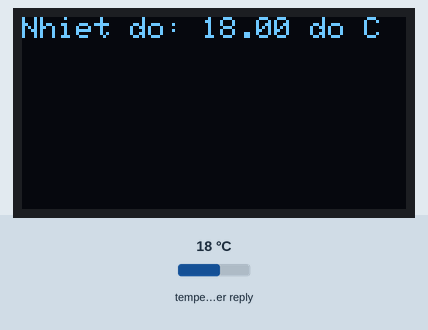
A sketch run on a simulated ESP32. On the bench: 128×64 one-colour display. The test bench sets the inputs (shaded band); at power-on: temperature in the weather reply 18 °C. WiFi joins after 1.5 s; servers stay silent unless stated; web services answer with replies made up by the test bench; what the sketch prints to the serial monitor is not drawn.

Above: at 4.7 s.
4.8 s: temperature in the weather reply set to -14 °C
At 15.1 s:
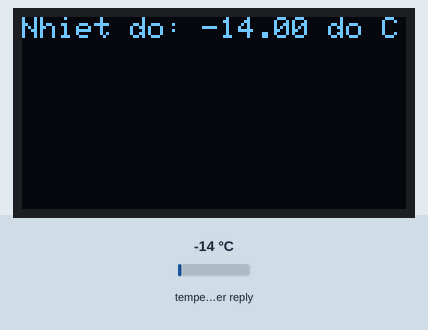
15.4 s: temperature in the weather reply set to -1 °C
At 25.1 s:
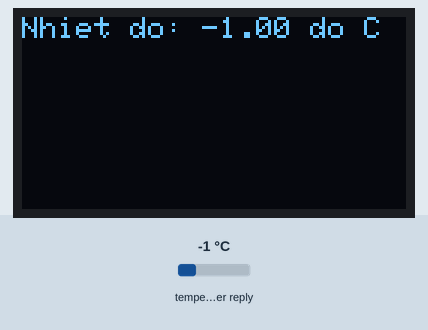
25.7 s: temperature in the weather reply set to 14 °C
At 35.1 s:
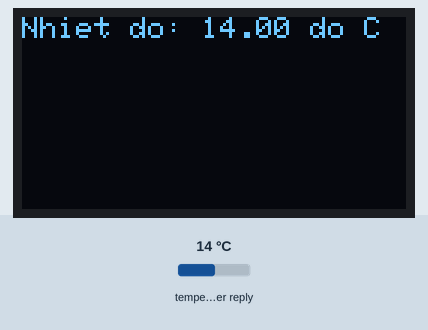
Timing chart, 0 to 36.6 s (numbered marks = the images above; inputs shaded):
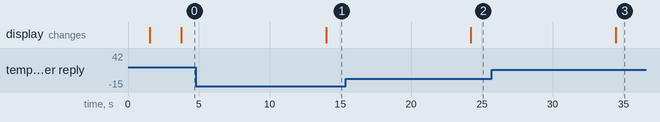

Measured:
- after the input at 4.8 s, the display: changes after 9.2 s (image 1)
- after the input at 15.4 s, the display: changes after 8.8 s (image 2)
- after the input at 25.7 s, the display: changes after 8.7 s (image 3)

The sketch:

sketch.ino
```cpp
#include <Wire.h>
#include <Adafruit_GFX.h>
#include <Adafruit_SSD1306.h>
#include <WiFi.h>
#include <HTTPClient.h>
#include <ArduinoJson.h>

#define SCREEN_WIDTH 128
#define SCREEN_HEIGHT 64

Adafruit_SSD1306 display(SCREEN_WIDTH, SCREEN_HEIGHT, &Wire, -1);

void setup() {
  Serial.begin(115200);
  Serial.println("Connecting to WiFi");
  WiFi.begin("Wokwi-GUEST", "", 6);
  while (WiFi.status() != WL_CONNECTED) {
    delay(100);
    Serial.print(".");
  }
  Serial.println(" Connected!");

  if(!display.begin(SSD1306_SWITCHCAPVCC, 0x3C)) {
    Serial.println(F("SSD1306 allocation failed"));
    for(;;);
  }
  delay(2000);
  display.clearDisplay();

  display.setTextSize(1);
  display.setTextColor(WHITE);
  display.setCursor(0, 0);
}

void loop() {
  if (WiFi.status() == WL_CONNECTED) {
    HTTPClient http;
    http.begin("https://api.openweathermap.org/data/2.5/weather?id=1562693&appid=f58244e146cbb127a4ba9d8df4e44338");
    int httpCode = http.GET();

    if (httpCode > 0) {
      String payload = http.getString();

      // Parse JSON
      StaticJsonDocument
      <200> doc;
      deserializeJson(doc, payload);

      // Extract weather information
      JsonObject main = doc["main"];
      double temp = main["temp"];
      temp -= 273.15; // Convert temperature from Kelvin to Celsius

      // Display weather information on OLED
      display.clearDisplay();
      display.setCursor(0, 0);
      display.print("Nhiet do: ");
      display.print(temp);
      display.println(" do C");
      display.display();
    }
    else {
      Serial.println("Error on HTTP request");
    }
    http.end();
  }
  delay(10000);
}
```
